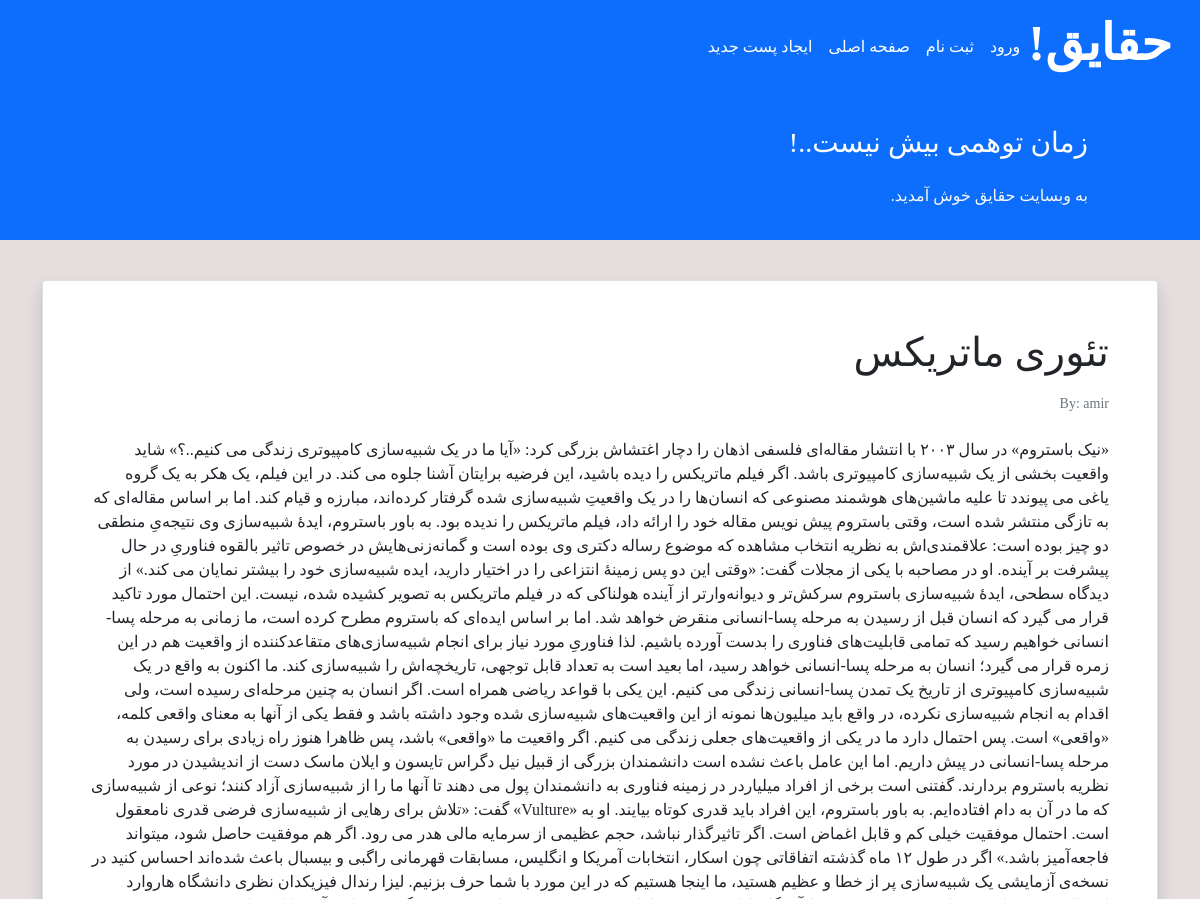
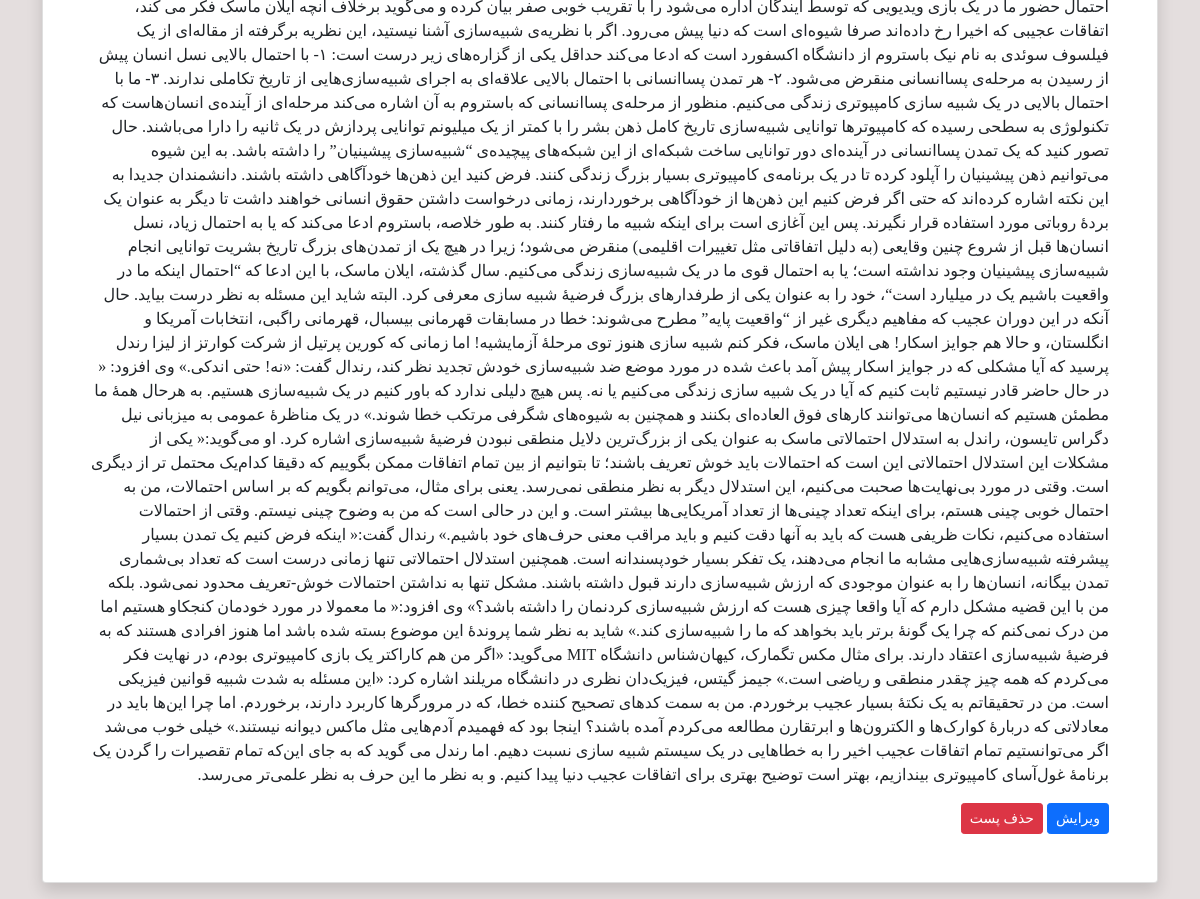
The page /detail/18/ on the database its author committed (2 pictures, top to bottom).
### theory/models.py (models this page shows, shortened)
class Post(models.Model):
    STATUS_CHOICES=(
        ('pub', 'Published'),
        ('drf', 'Draft'),
    )
    title=models.CharField(max_length=100)
    text=models.TextField()
    author=models.ForeignKey('auth.User', on_delete=models.CASCADE)
    datetime_created=models.DateTimeField(auto_now_add=True)
    datetime_modified=models.DateTimeField(auto_now=True)
    status=models.CharField(choices=STATUS_CHOICES, max_length=3)

### theory/views.py (the view)
# urls.py: path('detail/<int:pk>/', views.PostDetailView.as_view(), name='post_detail'),
class PostDetailView(generic.DetailView):
    template_name = 'theory/post_detail.html'
    model = Post
    context_object_name = 'post'

### theory/templates/theory/post_detail.html (shortened to what this page needs)
{% extends '_base.html' %}
{% block content %}
    <div class="container mt-4">
        <div class="row">
            <div class="col-12">
                <div class="card shadow my-3 p-5">
                    <h1>{{ post.title }}</h1>
                    <p class="small text-muted mt-2">By: {{ post.author }}</p>
                    <p class="mt-2">{{ post.text }}</p>
                    <div>
                        <a href="{% url 'post_update' post.id %}" class="btn btn-sm btn-primary">ویرایش</a>
                        <a href="{% url 'post_delete' post.id %}" class="btn btn-sm btn-danger">حذف پست</a>
                    </div>
                </div>
            </div>
        </div>
    </div>
{% endblock content %}

### templates/_base.html (style rules this page uses)
body { font-family: 'Irancell' !important; }

### rows shown on the page
Post: title "تئوری ماتریکس", author "amir", text "«نیک باستروم» در سال ۲۰۰۳ با انتشار مقاله‌ای فلسفی اذهان را دچار اغتشاش بزرگی کرد: «آیا ما در یک شبیه‌سازی کامپیوتری زندگی می کنیم..؟» شاید واقعیت بخشی از یک شبیه‌سازی کامپیوتری باشد. اگر فیلم ماتریکس را دیده باشید، این فرضیه برایتان آشنا جلوه می کند. در این فیلم، یک هکر به یک گروه یاغی می پیوندد تا علیه ماشین‌های هوشمند مصنوعی که انسان‌ها را در یک واقعیتِ شبیه‌سازی شده گرفتار کرده‌اند، مبارزه و قیام کند. اما بر اساس مقاله‌ای که به تازگی منتشر شده است، وقتی باستروم پیش نویس مقاله خود را ارائه داد، فیلم ماتریکس را ندیده بود. به باور باستروم، ایدۀ شبیه‌سازی وی نتیجه‌یِ منطقی دو چیز بوده است: علاقمندی‌اش به نظریه انتخاب مشاهده که موضوع رساله دکتری وی بوده است و گمانه‌زنی‌هایش در خصوص تاثیر…"
